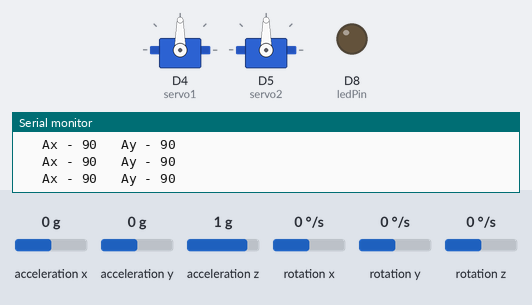
The sketch below on a simulated ESP8266 (NodeMCU). Shown: 2 × servo, output pins drawn as LEDs (lit = HIGH), the last lines printed to the serial monitor. The inputs (shaded band) are chosen by the test bench; at power-on: acceleration x 0 g, acceleration y 0 g, acceleration z 1 g, rotation x 0 °/s, rotation y 0 °/s, rotation z 0 °/s.

Above: at 0.4 s.
At 0.9 s:
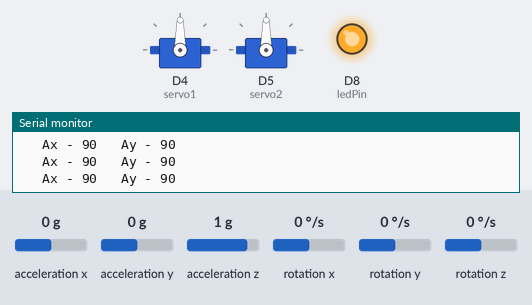
Timing chart, 0 to 7.4 s (numbered marks = the images above):
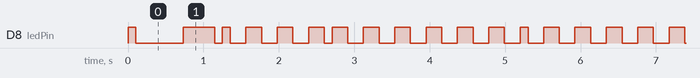

Measured:
- by itself, D8 (ledPin): moves between LOW and HIGH, repeating every 5.6 s
- by itself, everything shown: repeats every 5.6 s, in 28 steps

The sketch:

Glove_Controller_MPU6050.ino
```cpp
// This is the program that sends the data. (The Controller)

//=============

//#include <WiFi.h>
#include <ESP8266WiFi.h>
#include <espnow.h>

#include "MPU6050.h"
#include "Servo.h"

MPU6050 mpu;
int16_t ax, ay, az;
int16_t gx, gy, gz;

int val1;
int val2;
int prevVal1;
int prevVal2;

extern "C" {
}

    // this is the MAC Address of the slave which receives the data
uint8_t remoteMac[] = {0x36, 0x33, 0x33, 0x33, 0x33, 0x33};

#define WIFI_CHANNEL 4

    // must match the slave struct
struct __attribute__((packed)) DataStruct {
    //char text[32];
    int x;
    int y;
    unsigned long time;
};

DataStruct myData;

unsigned long lastSentMillis;
unsigned long sendIntervalMillis = 1000;
unsigned long sentMicros;
unsigned long ackMicros;

unsigned long lastBlinkMillis;
unsigned long fastBlinkMillis = 200;
unsigned long slowBlinkMillis = 700;
unsigned long blinkIntervalMillis = slowBlinkMillis;

byte ledPin = D8;
Servo servo1;
Servo servo2;
int xAxis;
int yAxis;
int zAxis;
//==============

void setup() {

    Serial.begin(115200); Serial.println();
    Serial.println("Starting EspnowController.ino");

    WiFi.mode(WIFI_STA); // Station mode for esp-now controller
    WiFi.disconnect();

    Serial.printf("This mac: %s, ", WiFi.macAddress().c_str());
    Serial.printf("slave mac: %02x%02x%02x%02x%02x%02x", remoteMac[0], remoteMac[1], remoteMac[2], remoteMac[3], remoteMac[4], remoteMac[5]);

    Serial.printf(", channel: %i\n", WIFI_CHANNEL);

    if (esp_now_init() != 0) {
        Serial.println("*** ESP_Now init failed");
        while(true) {};
    }
    esp_now_set_self_role(ESP_NOW_ROLE_CONTROLLER);
    esp_now_add_peer(remoteMac, ESP_NOW_ROLE_SLAVE, WIFI_CHANNEL, NULL, 0);

    esp_now_register_send_cb(sendCallBackFunction);


    //strcpy(myData.text, "Hello World");
    Serial.print("Message ");

    Wire.begin();
    Serial.println("Initialize MPU");
    mpu.initialize();
    Serial.println(mpu.testConnection() ? "Connected" : "Connection failed");

    pinMode(ledPin, OUTPUT);
    digitalWrite(ledPin, HIGH);
    delay(100);
    digitalWrite(ledPin, LOW);

    servo1.attach(D4);
    servo2.attach(D5);

    Serial.println("Setup finished");

}
//=============

//==============

void loop() {

    mpu.getMotion6(&ax, &ay, &az, &gx, &gy, &gz);

    val1 = map(ax, -17000, 17000, 0, 179);
    if (val1 != prevVal1)
        {
          prevVal1 = val1;
        }


    val2 = map(ay, -17000, 17000, 0, 179);
    if (val2 != prevVal2)
        {
          prevVal2 = val2;
        }

    myData.x= val1;
    myData.y= val2;
    Serial.print("\t Ax - ");
    Serial.print(val1);
    Serial.print("\t Ay - ");
    Serial.println(val2);
    sendData();
    blinkLed();
    delay(100);
}

//==============

void sendData() {
    if (millis() - lastSentMillis >= sendIntervalMillis) {
        lastSentMillis += sendIntervalMillis;
        myData.time = millis();
        uint8_t bs[sizeof(myData)];
        memcpy(bs, &myData, sizeof(myData));
        sentMicros = micros();
        esp_now_send(NULL, bs, sizeof(myData)); // NULL means send to all peers
        Serial.println("sent data");
        Serial.println(myData.x);
        Serial.println(myData.y);
    }
}

//==============

void sendCallBackFunction(uint8_t* mac, uint8_t sendStatus) {
    ackMicros = micros();
    Serial.print("Trip micros "); Serial.println(ackMicros - sentMicros);
    Serial.printf("Send status = %i", sendStatus);
    Serial.println();
    Serial.println();
    if (sendStatus == 0) {
        blinkIntervalMillis = fastBlinkMillis;
    }
    else {
        blinkIntervalMillis = slowBlinkMillis;
    }
}

//================

void blinkLed() {
    if (millis() - lastBlinkMillis >= blinkIntervalMillis) {
        lastBlinkMillis += blinkIntervalMillis;
        digitalWrite(ledPin, ! digitalRead(ledPin));
    }
}
```
